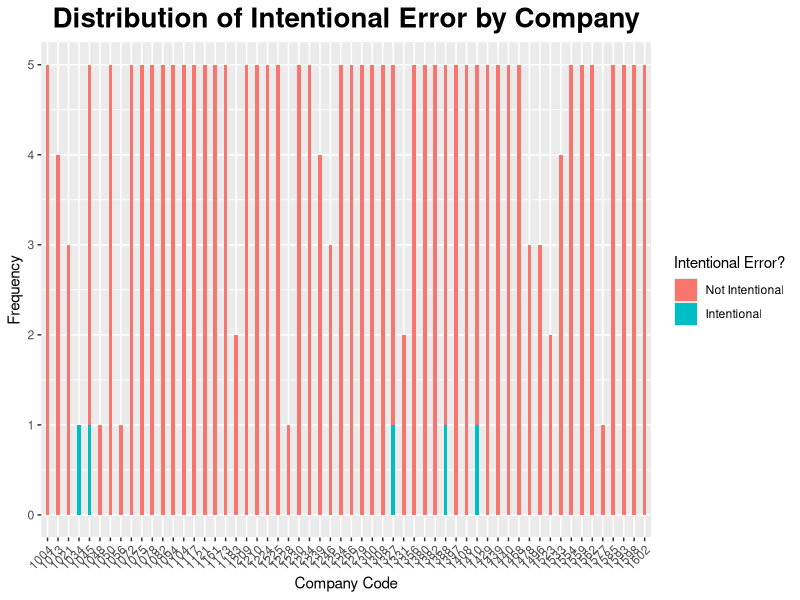
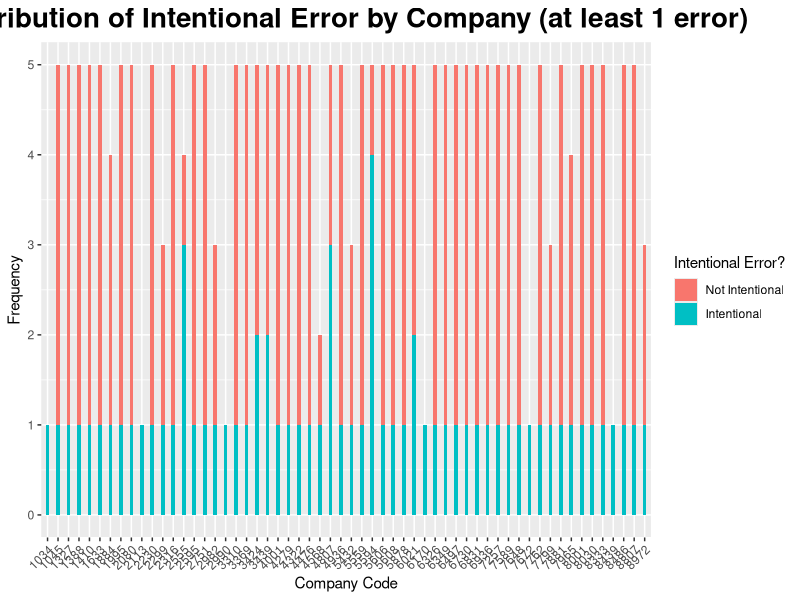
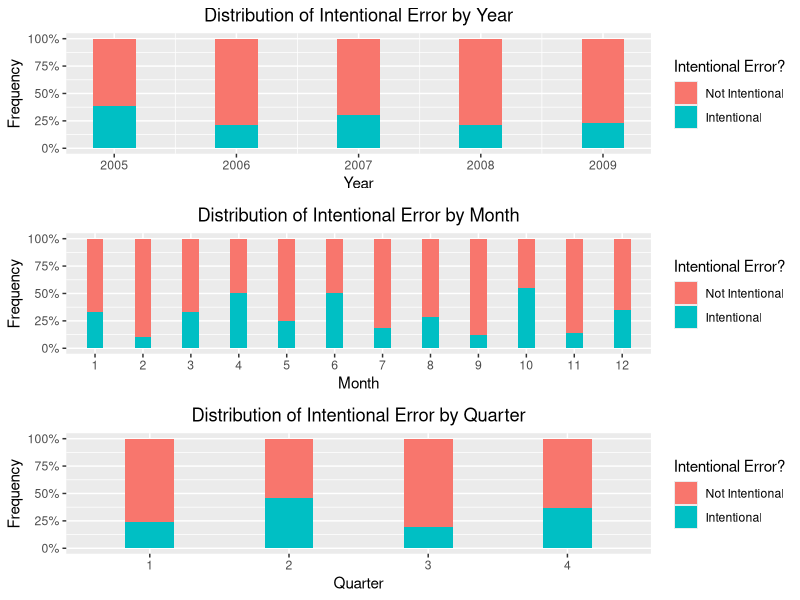

Source code (R) for these figures, in order: (Note: this script raises an error after producing the figures.)
## ---- chunk 1
library(dplyr)
df = read.csv("Restate_int_train.csv", stringsAsFactors = F)
#check the structure
str(df)
#change gvkey, year, restate to a factor
df$gvkey = as.factor(df$gvkey)
df$year = as.factor(df$year)
df$Restate_Int = as.factor(df$Restate_Int)
percent_intent = summary((df$Restate_Int))[2] / (summary((df$Restate_Int))[1] + 
summary((df$Restate_Int))[2]) * 100 
## ---- chunk 2
summary(df)
## ---- chunk 3
library(ggplot2)
library(scales)
library(gridExtra)
## ---- chunk 4
#creation of important variables
#month
df = mutate(df, month = ifelse(substr(df$Date,2,2) == "/", substr(df$Date,1,1), substr(df$Date,1,2)))
df$month = as.integer(df$month)
df$month = as.factor(df$month)
#quarter
df = mutate(df, quarter = 
        ifelse(month == 1 | month == 2 | month == 3, 1,
        ifelse(month == 4 | month == 5 | month == 6, 2,
        ifelse(month == 7 | month == 8 | month == 9, 3, 4))))
df$quarter = as.integer(df$quarter)
df$quarter = as.factor(df$quarter)
#by company
df2 = head(df, 250)
ggplot(data = df2, aes(x = df2$gvkey)) +
labs(title = "Distribution of Intentional Error by Company",
     x = "Company Code", 
     y = "Frequency") + 
geom_bar(aes(fill = df2$Restate_Int), width = 0.35) +
scale_fill_discrete(name = "Intentional Error?",
labels = c("Not Intentional","Intentional")) + 
theme(plot.title = element_text(hjust = 0.5, face = "bold", size = 20)) + theme(axis.text.x = element_text(angle = 45, hjust = 1))
## ---- chunk 5
#identify companies with intentional error
df1 = read.csv("Restate_int_train.csv", stringsAsFactors = F)
df1 = df1 %>%
  group_by(gvkey) %>%
  mutate(Total = sum(Restate_Int)) %>%
  subset(Total != 0) %>%
  ungroup()
df1$gvkey = as.factor(df1$gvkey)
df1$Restate_Int = as.factor(df1$Restate_Int)
#month
df1 = mutate(df1, month = ifelse(substr(df1$Date,2,2) == "/", substr(df1$Date,1,1), substr(df1$Date,1,2)))
df1$month = as.integer(df1$month)
df1$month = as.factor(df1$month)
#quarter
df1 = mutate(df1, quarter = 
        ifelse(month == 1 | month == 2 | month == 3, 1,
        ifelse(month == 4 | month == 5 | month == 6, 2,
        ifelse(month == 7 | month == 8 | month == 9, 3, 4))))
df1$quarter = as.integer(df1$quarter)
df1$quarter = as.factor(df1$quarter)
df1 = head(df1, 250)
p1 = ggplot(data = df1, aes(x = df1$gvkey)) +
labs(title = "Distribution of Intentional Error by Company (at least 1 error)",
     x = "Company Code", 
     y = "Frequency") + 
geom_bar(aes(fill = Restate_Int), width = 0.35) +
scale_fill_discrete(name = "Intentional Error?",
labels = c("Not Intentional","Intentional")) + 
theme(plot.title = element_text(hjust = 0.5, face = "bold", size = 20)) + theme(axis.text.x = element_text(angle = 45, hjust = 1))
p1
## ---- chunk 6
#by year
p2=ggplot(data = df1, aes(x = df1$year)) +
scale_y_continuous(labels = percent) +
labs(title = "Distribution of Intentional Error by Year",
     x = "Year", 
     y = "Frequency") + 
geom_bar(aes(fill = df1$Restate_Int), width = 0.35, position = "fill") +
scale_fill_discrete(name = "Intentional Error?",
labels = c("Not Intentional","Intentional")) + 
theme(plot.title = element_text(hjust = 0.5))
#see by month
p3 = ggplot(data = df1, aes(x = df1$month)) +
scale_y_continuous(labels = percent) +
labs(title = "Distribution of Intentional Error by Month",
     x = "Month", 
     y = "Frequency") + 
geom_bar(aes(fill = df1$Restate_Int), width = 0.35, position = "fill") +
scale_fill_discrete(name = "Intentional Error?",
labels = c("Not Intentional","Intentional")) + 
theme(plot.title = element_text(hjust = 0.5))
#see by quarter
p4 = ggplot(data = df1, aes(x = df1$quarter)) +
scale_y_continuous(labels = percent) +
labs(title = "Distribution of Intentional Error by Quarter",
     x = "Quarter", 
     y = "Frequency") + 
geom_bar(aes(fill = df1$Restate_Int), width = 0.35, position = "fill") +
scale_fill_discrete(name = "Intentional Error?",
labels = c("Not Intentional","Intentional")) + 
theme(plot.title = element_text(hjust = 0.5))
grid.arrange(p2,p3,p4,nrow = 3)
## ---- chunk 7
fit <- glm(Restate_int ~ ., data = df.train, family = binomial)
logodds <- predict(fit, df.test, type = "response")
